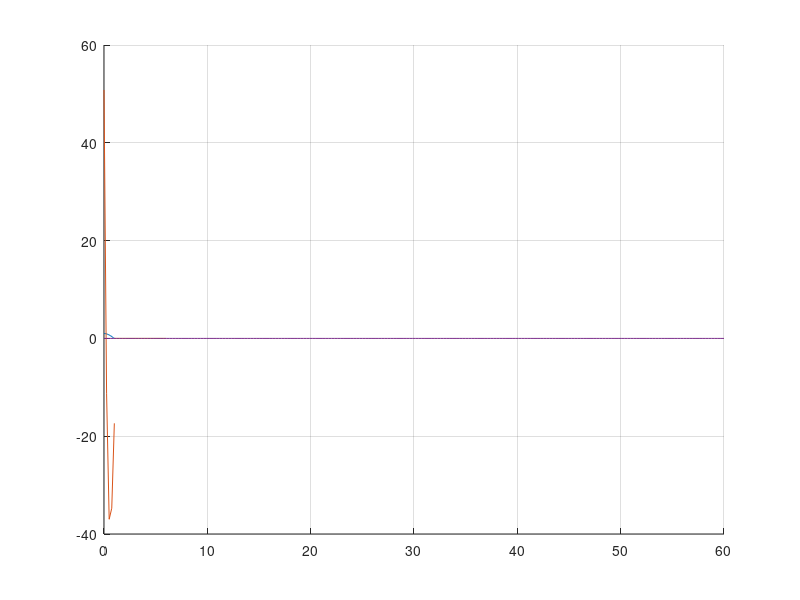

Reproduce this figure in MATLAB. (Note: this script raises an error after producing the figure.)
n = 3;
T = toeplitz([-2 1 zeros(1,n)]);
T(1,1) = 1; 
h = 1/(n+1);
u = cos(pi*(0:n+1)'*h/2);
c = (pi/2)^2;
f = c*u;
U = h*h*T\f;
e = 1 - U(1);

xt = linspace(0,1,11);
x = linspace(0,1,n+2);
ut = cos(pi*xt/2);

hold on
plot(xt,ut)
plot(x,U)
A = [-6.02172e-09 -8.0297e-09 -9.9995e-09 -1.1921e-08 -1.37954e-08 -1.56225e-08];
grad = A/(60/299);
plot(grad)
E = 2.0e+11;
I = 0.1167884288;
L = 60.0;
a = 26.6667/60;
x = linspace(0,60,200);
wx = a*x.^5/(120*E*I)-a*L^2*x.^3/(12*E*I)+a*L^3*x.^2/(6*E*I);
grid on
hold on
plot(x,-wx)
plot(x,-stpw)
legend('Qiu code (Numerical solution)','Theoretical solution')
xlabel('Lenght of Beam / m')
ylabel('Deflection / m')
wx(100)

n = 7;
h = 1/(n+1);
u = cos(pi*(1:n)'*h/2);
c = (pi/2)^2;
f = c*u;

Tb = toeplitz([2 -1 zeros(1,n-2)]);
Tb(1,1) = 1;
% for i = 1:n
%     for j = 1:n
%         if i - j == -1
%            Tb(j,i) = 1;
%         end
%     end
% end  

T = inv(Tb);

U = h*h*T*f;
U = [U; 0];
hold on
x = linspace(0,1,n+1);
x1 = linspace(0,1,n+2);
% legend('numerical','theoretical')

U;

e = 1 - U(1);
e_counter = [0.0384 0.0763 0.1510 0.2955];
h_counter = [1/(31+1) 1/(15+1) 1/(7+1) 1/(3+1)];
% plot(h_counter,e_counter)

g = [c/2;f];
Tn = toeplitz([2 -1 zeros(1,n-1)]);
Tn(1,1) = 1;
Tn1 = inv(Tn);
V = h*h*Tn1*g;
V = [V; 0];
E = 1 - V(1);
hold on 
plot(x, U)
plot(x, cos(pi*x/2))
plot(x1, V)

legend('numerical-1st order','numerical-2nd order','theoretical')
